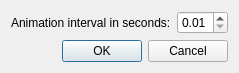
<?xml version="1.0" encoding="UTF-8"?>
<ui version="4.0">
 <class>SlowmotionSpeedEditDialog</class>
 <widget class="QDialog" name="SlowmotionSpeedEditDialog">
  <property name="geometry">
   <rect>
    <x>0</x>
    <y>0</y>
    <width>228</width>
    <height>69</height>
   </rect>
  </property>
  <property name="windowTitle">
   <string>Animation Speed Setting</string>
  </property>
  <property name="windowIcon">
   <iconset resource="../iRIC.qrc">
    <normaloff>:/images/iconAnimationSpeedEdit.png</normaloff>:/images/iconAnimationSpeedEdit.png</iconset>
  </property>
  <layout class="QVBoxLayout" name="verticalLayout">
   <item>
    <layout class="QHBoxLayout" name="horizontalLayout">
     <item>
      <widget class="QLabel" name="label">
       <property name="text">
        <string>Animation interval in seconds:</string>
       </property>
      </widget>
     </item>
     <item>
      <widget class="QDoubleSpinBox" name="speedSpinBox">
       <property name="decimals">
        <number>2</number>
       </property>
       <property name="minimum">
        <double>0.010000000000000</double>
       </property>
       <property name="maximum">
        <double>9.990000000000000</double>
       </property>
       <property name="singleStep">
        <double>0.100000000000000</double>
       </property>
      </widget>
     </item>
    </layout>
   </item>
   <item>
    <widget class="QDialogButtonBox" name="buttonBox">
     <property name="orientation">
      <enum>Qt::Horizontal</enum>
     </property>
     <property name="standardButtons">
      <set>QDialogButtonBox::Cancel|QDialogButtonBox::Ok</set>
     </property>
    </widget>
   </item>
  </layout>
 </widget>
 <resources>
  <include location="../iRIC.qrc"/>
 </resources>
 <connections>
  <connection>
   <sender>buttonBox</sender>
   <signal>accepted()</signal>
   <receiver>SlowmotionSpeedEditDialog</receiver>
   <slot>accept()</slot>
   <hints>
    <hint type="sourcelabel">
     <x>248</x>
     <y>254</y>
    </hint>
    <hint type="destinationlabel">
     <x>157</x>
     <y>274</y>
    </hint>
   </hints>
  </connection>
  <connection>
   <sender>buttonBox</sender>
   <signal>rejected()</signal>
   <receiver>SlowmotionSpeedEditDialog</receiver>
   <slot>reject()</slot>
   <hints>
    <hint type="sourcelabel">
     <x>316</x>
     <y>260</y>
    </hint>
    <hint type="destinationlabel">
     <x>286</x>
     <y>274</y>
    </hint>
   </hints>
  </connection>
 </connections>
</ui>
